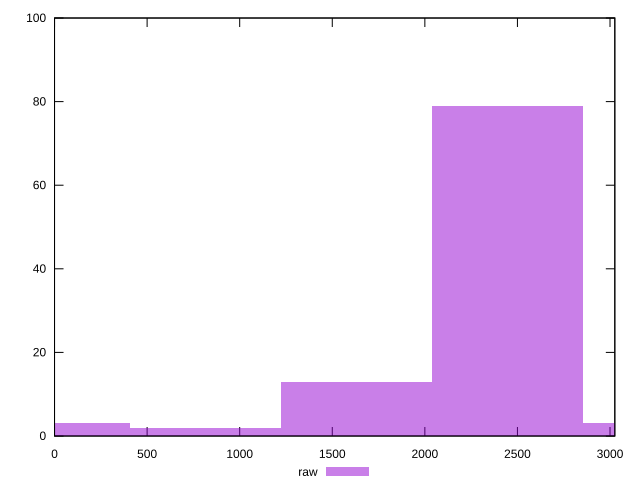

Write the gnuplot code that produced this figure.
reset

$raw <<EOF
815.2033519692749 2
1630.4067039385498 13
2445.6100559078245 79
3260.8134078770995 3
0 3
EOF

set key outside below
set boxwidth 815.2033519692749
set xrange [0:3026]
set yrange [0:100]
set trange [0:100]
set style fill transparent solid 0.5 noborder
set terminal svg size 640, 490 enhanced background rgb 'white'
set output "report_00014_2021-02-09T15:56:05.503Z/uses-rel-preload/samples/pages+cached/raw/histogram.svg"

plot $raw title "raw" with boxes

reset
